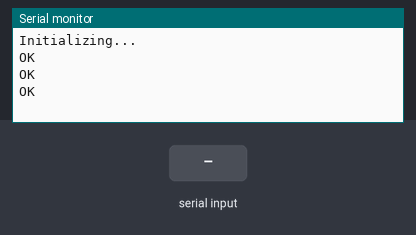
A sketch run on a simulated Arduino Uno, built with avr-gcc and run on an emulated ATmega328P. Shown: the last lines printed to the serial monitor. The test bench sets the inputs (shaded band). The modem accepts every AT command (registered, SIM ready, sends succeed) and sends nothing else.

Above: at 3.7 s.
3.8 s: "1" received over the second serial link
At 4.6 s:
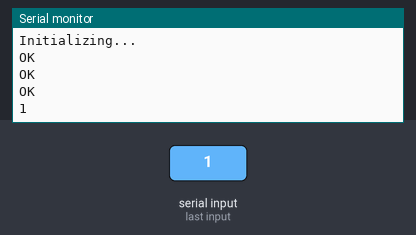
5.5 s: "0" received over the second serial link
At 7.0 s:
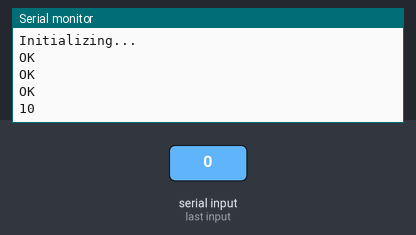

Measured:
- after the input at 3.8 s, the serial monitor: prints a new line after 0.24 s (image 1)
- after the input at 5.5 s, the serial monitor: prints a new line at once (image 2)

The sketch:

test_gsm.ino
```cpp
#include <SoftwareSerial.h>
SoftwareSerial mySerial(3, 2);

void setup()
{

  Serial.begin(9600);


  mySerial.begin(9600);

  Serial.println("Initializing...");
  delay(1000);

  mySerial.println("AT");
  updateSerial();

  mySerial.println("AT+CMGF=1");
  updateSerial();
  mySerial.println("AT+CNMI=1,2,0,0,0");
  updateSerial();
}

void loop()
{
  updateSerial();
}

void updateSerial()
{
  delay(500);
  while (Serial.available())
  {
    mySerial.write(Serial.read());
  }
  while(mySerial.available())
  {
    Serial.write(mySerial.read());
  }
}
```
